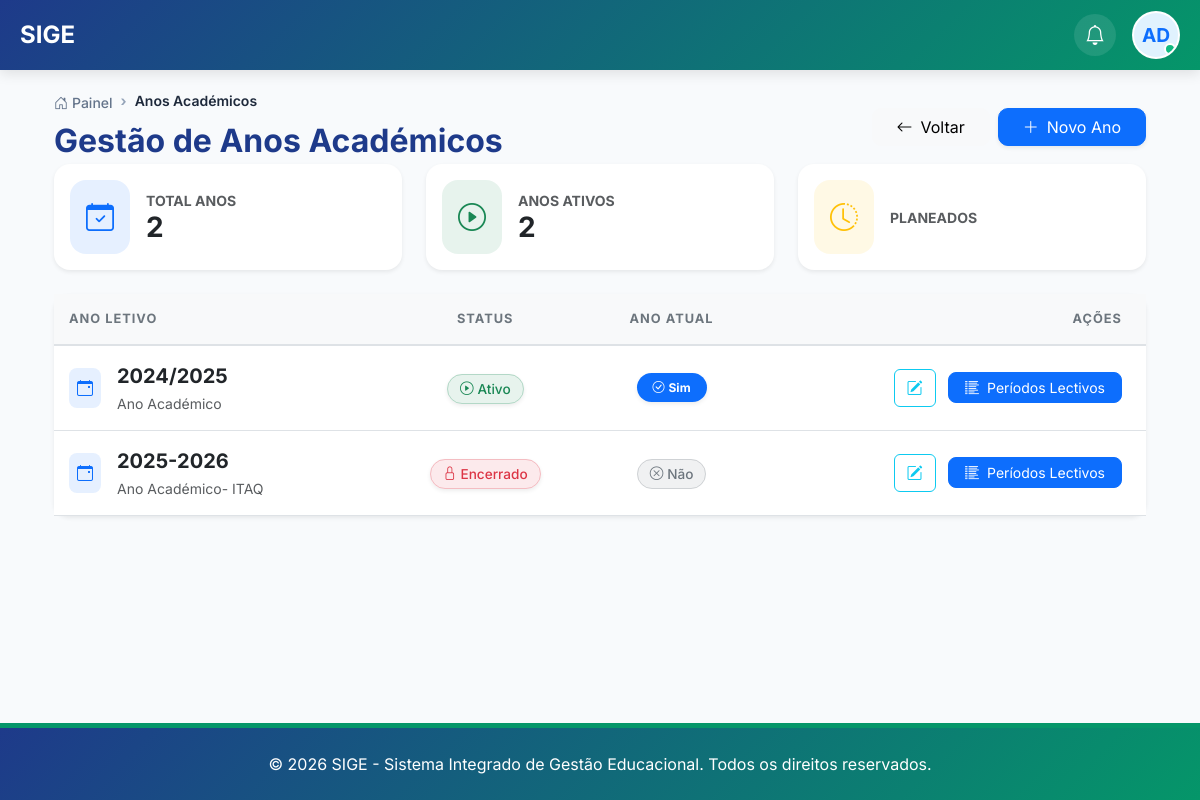
/anos-academicos/ (signed in), run on the app's committed database.
### core/models.py (models this page shows, shortened)
class AnoAcademico(models.Model):
    ESTADO_CHOICES = [
        ('PLANEADO', 'Planeado'),
        ('ATIVO', 'Ativo'),
        ('ENCERRADO', 'Encerrado'),
    ]
    codigo = models.CharField(max_length=20, unique=True, verbose_name="Código (ex: 2024/2025)", default="0000/0000")
    descricao = models.CharField(max_length=255, verbose_name="Descrição", default="Ano Académico")
    data_inicio = models.DateField(verbose_name="Data de Início", default=timezone.now)
    data_fim = models.DateField(verbose_name="Data de Fim", default=timezone.now)
    estado = models.CharField(max_length=20, choices=ESTADO_CHOICES, default='PLANEADO', verbose_name="Estado")
    ano_atual = models.BooleanField(default=False, verbose_name="Ano Atual")
    cobrar_propinas = models.BooleanField(default=True, verbose_name="Cobrar Propinas/Mensalidades")
    dia_pagamento_limite = models.PositiveIntegerField(default=10, verbose_name="Dia Limite de Pagamento (sem multa)")
    dia_inicio_multa = models.PositiveIntegerField(default=11, verbose_name="Dia de Início da Multa")
    percentagem_multa_inicial = models.DecimalField(max_digits=5, decimal_places=2, default=10.00, verbose_name="% Multa Inicial")
    percentagem_multa_diaria = models.DecimalField(max_digits=5, decimal_places=2, default=1.00, verbose_name="% Multa Diária Adicional")
    dia_limite_multa = models.PositiveIntegerField(default=30, verbose_name="Dia Limite para Pagamento com Multa")
    dia_bloqueio_estudante = models.PositiveIntegerField(default=15, verbose_name="Dia de Bloqueio Automático")
    bloquear_estudante_atrasado = models.BooleanField(default=True, verbose_name="Bloquear Estudante em Atraso")
    bloqueado_por_divida = models.BooleanField(default=False, verbose_name="Bloqueado por Dívida")
    criado_por = models.ForeignKey(User, on_delete=models.SET_NULL, null=True, blank=True, verbose_name="Criado por")
    data_criacao = models.DateTimeField(auto_now_add=True, verbose_name="Data de Criação")
    class Meta:
        verbose_name = "Ano Académico"
        verbose_name_plural = "Anos Académicos"
        ordering = ['-data_inicio']

### core/views.py (the view)
# urls.py: path('anos-academicos/', views.ano_academico_lista, name='ano_academico_lista'),
@login_required
def ano_academico_lista(request):
    anos = AnoAcademico.objects.all()
    return render(request, 'core/ano_academico_lista.html', {'anos': anos})

### core/context_processors.py (called while the page is built)
def subscricao_context(request):
    if not request.user.is_authenticated:
        return {}
    subscricao = Subscricao.objects.filter(estado__in=['ativo', 'teste']).first()
    return {'subscricao': subscricao}

def global_academic_context(request):
    config = ConfiguracaoEscola.objects.first()
    context = {
        'config': config
    }
    if request.user.is_authenticated:
        ano_id = request.session.get('ano_academico_id')
        if ano_id:
            ano_atual = AnoAcademico.objects.filter(id=ano_id).first()
        else:
            ano_atual = AnoAcademico.get_atual()
            if ano_atual:
                request.session['ano_academico_id'] = ano_atual.id
        semestre_atual = None
        if ano_atual:
            semestre_atual = ano_atual.semestres.filter(ativo=True).first()
        perfil = PerfilUsuario.objects.filter(user=request.user).first()
        context.update({
            'ano_atual': ano_atual,
            'semestre_atual': semestre_atual,
            'user_perfil': perfil
        })
    return context

### core/templates/core/ano_academico_lista.html (shortened to what this page needs)
{% extends 'core/base.html' %}
{% block content %}
<div class="page-header">
    <div class="container">
        <div class="d-flex justify-content-between align-items-center">
            <div>
                <nav aria-label="breadcrumb">
                    <ol class="breadcrumb mb-2">
                        <li class="breadcrumb-item"><a href="{% url 'painel_principal' %}"><i class="bi bi-house-door me-1"></i>Painel</a></li>
                        <li class="breadcrumb-item active" aria-current="page">Anos Académicos</li>
                    </ol>
                </nav>
                <h2 class="fw-bold mb-1" style="color: #1e3a8a;">Gestão de Anos Académicos</h2>
            </div>
            <div class="d-flex gap-2">
                <a href="{% url 'painel_principal' %}" class="btn btn-light px-4" style="border-radius: 10px;">
                    <i class="bi bi-arrow-left me-2"></i>Voltar
                </a>
                <button type="button" class="btn btn-primary px-4 shadow-sm" style="border-radius: 10px;" onclick="openAcademicModal()">
                    <i class="bi bi-plus-lg me-2"></i>Novo Ano
                </button>
            </div>
        </div>
    </div>
</div>
<div class="container pb-5">
    <div class="row g-4 mb-4">
        <div class="col-md-4">
            <div class="card border-0 shadow-sm rounded-4 h-100 p-3 bg-white transition-hover">
                <div class="d-flex align-items-center">
                    <div class="bg-primary bg-opacity-10 p-3 rounded-4 me-3">
                        <i class="bi bi-calendar-check text-primary fs-3"></i>
                    </div>
                    <div>
                        <div class="text-muted small fw-bold text-uppercase">Total Anos</div>
                        <div class="h3 fw-bold mb-0 text-dark">{{ anos.count }}</div>
                    </div>
                </div>
            </div>
        </div>
        <div class="col-md-4">
            <div class="card border-0 shadow-sm rounded-4 h-100 p-3 bg-white transition-hover">
                <div class="d-flex align-items-center">
                    <div class="bg-success bg-opacity-10 p-3 rounded-4 me-3">
                        <i class="bi bi-play-circle text-success fs-3"></i>
                    </div>
                    <div>
                        <div class="text-muted small fw-bold text-uppercase">Anos Ativos</div>
                        <div class="h3 fw-bold mb-0 text-dark">
                            {% with ativos=0 %}{% for a in anos %}{% if a.estado == 'ATIVO' %}{% if forloop.first %}{{ forloop.revcounter }}{% endif %}{% endif %}{% endfor %}{% endwith %}
                        </div>
                    </div>
                </div>
            </div>
        </div>
        <div class="col-md-4">
            <div class="card border-0 shadow-sm rounded-4 h-100 p-3 bg-white transition-hover">
                <div class="d-flex align-items-center">
                    <div class="bg-warning bg-opacity-10 p-3 rounded-4 me-3">
                        <i class="bi bi-clock-history text-warning fs-3"></i>
                    </div>
                    <div>
                        <div class="text-muted small fw-bold text-uppercase">Planeados</div>
                    </div>
                </div>
            </div>
        </div>
    </div>
    <div class="card academic-card shadow-sm border-0">
        <div class="card-body p-0">
            <div class="table-responsive">
                <table class="table table-modern mb-0">
                    <thead>
                        <tr>
                            <th>Ano Letivo</th>
                            <th class="text-center">Status</th>
                            <th class="text-center">Ano Atual</th>
                            <th class="text-end pe-4">Ações</th>
                        </tr>
                    </thead>
                    <tbody>
                        {% for ano in anos %}
                        <tr>
                            <td>
                                <div class="d-flex align-items-center">
                                    <div class="bg-primary bg-opacity-10 p-2 rounded-3 me-3">
                                        <i class="bi bi-calendar-event text-primary"></i>
                                    </div>
                                    <div>
                                        <span class="fw-bold text-dark fs-5 d-block">{{ ano.codigo }}</span>
                                        <small class="text-muted">Ano Académico{% if "ITAQ" in ano.descricao %}- ITAQ{% endif %}</small>
                                    </div>
                                </div>
                            </td>
                            <td class="text-center">
                                {% if ano.estado == 'ATIVO' %}
                                <span class="status-badge bg-success bg-opacity-10 text-success border border-success border-opacity-25 shadow-sm">
                                    <i class="bi bi-play-circle me-1"></i>Ativo
                                </span>
                                {% elif ano.estado == 'PLANEADO' %}
                                <span class="status-badge bg-info bg-opacity-10 text-info border border-info border-opacity-25 shadow-sm">
                                    <i class="bi bi-clock me-1"></i>Planeado
                                </span>
                                {% else %}
                                <span class="status-badge bg-danger bg-opacity-10 text-danger border border-danger border-opacity-25 shadow-sm">
                                    <i class="bi bi-lock me-1"></i>Encerrado
                                </span>
                                {% endif %}
                            </td>
                            <td class="text-center">
                                {% if ano.ano_atual %}
                                <span class="badge bg-primary rounded-pill px-3 py-2 shadow-sm">
                                    <i class="bi bi-check-circle me-1"></i>Sim
                                </span>
                                {% else %}
                                <span class="status-badge bg-secondary bg-opacity-10 text-secondary border border-secondary border-opacity-25">
                                    <i class="bi bi-x-circle me-1"></i>Não
                                </span>
                                {% endif %}
                            </td>
                            <td class="text-end pe-4">
                                {% if ano.status != 'encerrado' %}
                                <button type="button" class="btn-action btn btn-outline-info" title="Editar" onclick="openAcademicModal('{{ ano.pk }}')">
                                    <i class="bi bi-pencil-square"></i>
                                </button>
                                {% else %}
                                <button type="button" class="btn-action btn btn-outline-secondary disabled" title="Ano Encerrado (Bloqueado)">
                                    <i class="bi bi-lock-fill"></i>
                                </button>
                                {% endif %}
                                <button type="button" class="btn btn-primary btn-sm px-3 ms-2" style="border-radius: 8px;" onclick="openListPeriodosModal('{{ ano.id }}', '{{ ano.codigo }}')">
                                    <i class="bi bi-list-columns-reverse me-2"></i>Períodos Lectivos
                                </button>
                            </td>
                        </tr>
                        {% endfor %}
                    </tbody>
                </table>
            </div>
        </div>
    </div>
</div>
{% endblock %}

### core/templates/core/base.html (style rules this page uses)
:root { --primary-color: #1e3a8a; --secondary-color: #059669; --accent-color: #f59e0b; --light-bg: #f8fafc; }
html, body { height: 100%; margin: 0; padding: 0; }
body { font-family: 'Inter', sans-serif; background-color: #f8fafc; display: flex; flex-direction: column; min-height: 100vh; }
.card { transition: transform 0.3s; height: 100%; border-radius: 15px; border: none; box-shadow: 0 4px 6px rgba(0,0,0,0.05); }
.breadcrumb { background: transparent; padding: 0; margin-bottom: 1rem; }
.breadcrumb-item + .breadcrumb-item::before { content: "›"; color: #94a3b8; font-weight: bold; }
.breadcrumb-item a { color: #64748b; text-decoration: none; transition: color 0.2s; font-size: 0.875rem; font-weight: 500; }
.breadcrumb-item.active { color: #1e293b; font-weight: 600; font-size: 0.875rem; }

### core/templates/core/ano_academico_lista.html (style rules this page uses)
.academic-card { border: none; border-radius: 15px; box-shadow: 0 4px 20px rgba(0,0,0,0.08); transition: transform 0.3s ease; }
.table-modern thead th { background-color: #f8f9fa; text-transform: uppercase; font-size: 0.8rem; letter-spacing: 1px; color: #6c757d; border-bottom: 2px solid #dee2e6; padding: 15px; }
.table-modern tbody td { padding: 15px; vertical-align: middle; }
.status-badge { padding: 6px 12px; border-radius: 20px; font-weight: 500; font-size: 0.85rem; }
.transition-hover { transition: all 0.3s ease; }

### data on the page
AnoAcademico: codigo "2024/2025", estado "ATIVO" (drawn), ano_atual True (drawn)
AnoAcademico: codigo "2025-2026", shows "- ITAQ", estado "ENCERRADO" (drawn), ano_atual False (drawn)

### other printed values
{{ anos.count }} "2"
